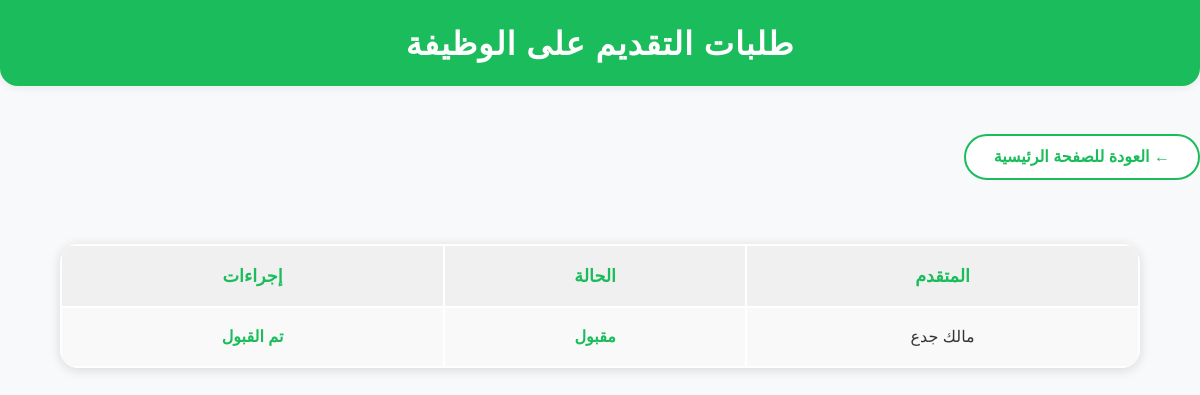
The page /manage_applications.php?job_id=16 (signed in) on the database as committed earlier.
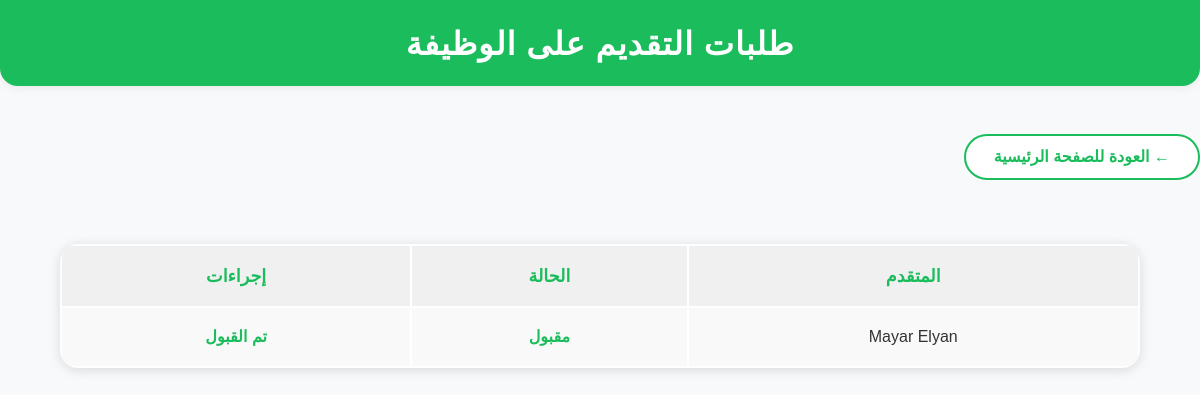
The same page on the database as committed later.
### tables this page shows
CREATE TABLE `application` (
  `application_ID` int(11) NOT NULL,
  `job_ID` int(11) DEFAULT NULL,
  `user_ID` int(11) DEFAULT NULL,
  `status` enum('pending','accepted','rejected') DEFAULT 'pending',
  `employer_id` int(11) DEFAULT NULL
);

CREATE TABLE `user` (
  `User_ID` int(11) NOT NULL,
  `name` varchar(255) NOT NULL,
  `email` varchar(255) NOT NULL,
  `password` varchar(255) NOT NULL,
  `role` enum('job_seeker','employer','admin') NOT NULL,
  `verification_status` enum('not_verified','pending','verified','rejected') DEFAULT 'not_verified',
  `verification_note` varchar(255) DEFAULT NULL
);

### manage_applications.php (the view, shortened to what this page needs)
<?php
include 'db.php';
$job_id = isset($_GET['job_id']) ? intval($_GET['job_id']) : 0;
$stmt = $conn->prepare('SELECT a.application_ID, a.status, u.User_ID, u.name FROM application a JOIN user u ON a.user_ID = u.User_ID WHERE a.job_ID = :job_id');
$stmt->execute([':job_id' => $job_id]);
$applications = $stmt->fetchAll(PDO::FETCH_ASSOC);
?>
<!DOCTYPE html>
<html lang="ar" dir="rtl">
<head>
    <link rel="stylesheet" href="css/project.css">
</head>
<body>
    <div class="main-header">طلبات التقديم على الوظيفة</div>
    <a href="dashboard.php" class="back-btn">&larr; العودة للصفحة الرئيسية</a>
    <table class="requests-table">
        <tr><th>المتقدم</th><th>الحالة</th><th>إجراءات</th></tr>
        <?php foreach($applications as $app): ?>
        <tr id="row-<?= $app['application_ID'] ?>">
            <td><?= htmlspecialchars($app['name']) ?></td>
            <td id="status-<?= $app['application_ID'] ?>">
                <?php if($app['status'] === 'pending'): ?>
                    <span style="color:#f39c12;font-weight:bold;">قيد الانتظار</span>
                <?php elseif($app['status'] === 'accepted'): ?>
                    <span style="color:#1abc5b;font-weight:bold;">مقبول</span>
                <?php else: ?>
                    <span style="color:#e74c3c;font-weight:bold;">مرفوض</span>
                <?php endif; ?>
            </td>
            <td id="actions-<?= $app['application_ID'] ?>">
                <?php if($app['status'] === 'pending'): ?>
                    <button onclick="respond(<?= $app['application_ID'] ?>, 'accepted')" class="action-btn">قبول</button>
                    <button onclick="respond(<?= $app['application_ID'] ?>, 'rejected')" class="action-btn" style="background:#e74c3c;">رفض</button>
                <?php elseif($app['status'] === 'accepted'): ?>
                    <span style="color:#1abc5b;font-weight:bold;">تم القبول</span>
                <?php else: ?>
                    <span style="color:#e74c3c;font-weight:bold;">تم الرفض</span>
                <?php endif; ?>
            </td>
        </tr>
        <?php endforeach; ?>
    </table>
</body>
</html>

### css/project.css (style rules this page uses)
:root { --primary: #2d7d46; --secondary: #1a5f7a; --accent: #ff5722; --light: #f5f5f5; --dark: #333333; --success: #28a745; --danger: #dc3545; --warning: #ffc107; }
* { margin: 0; padding: 0; box-sizing: border-box; font-family: "Tajawal", sans-serif; }
body { background-color: #f8f9fa; color: var(--dark); line-height: 1.6; }
.main-header { background-color: white; box-shadow: 0 2px 10px rgba(0, 0, 0, 0.1); padding: 1rem 0; position: relative; z-index: 100; }

### manage_applications.php (style rules this page uses)
body { background: #f7f9fa; font-family: 'Cairo', Tahoma, Arial, sans-serif; }
.main-header { background: #1abc5b; color: #fff; padding: 1.2rem 0 1rem 0; text-align: center; font-size: 2rem; font-weight: bold; letter-spacing: 1px; border-radius: 0 0 18px 18px; margin-bottom: 2rem; box-shadow: 0 2px 8px #0001; }
.back-btn { display: inline-block; background: #fff; color: #1abc5b; border: 2px solid #1abc5b; border-radius: 25px; padding: 8px 28px; font-size: 1rem; font-weight: bold; margin: 1rem 0 2rem 0; cursor: pointer; transition: background 0.2s, color 0.2s; text-decoration: none; }
.requests-table { width: 90%; margin: 2rem auto; background: #fff; border-radius: 18px; box-shadow: 0 2px 12px #0002; overflow: hidden; }
.requests-table th, .requests-table td { padding: 1rem; text-align: center; }
.requests-table th { background: #f0f0f0; color: #1abc5b; font-size: 1.1rem; }
.requests-table tr:nth-child(even) { background: #f9f9f9; }
.requests-table tr:nth-child(odd) { background: #fff; }

Rows that differ between the two databases and show on the page:
removed application: user_ID.name "مالك جدع", status "مقبول"
added application: user_ID.name "Mayar Elyan", status "مقبول"
